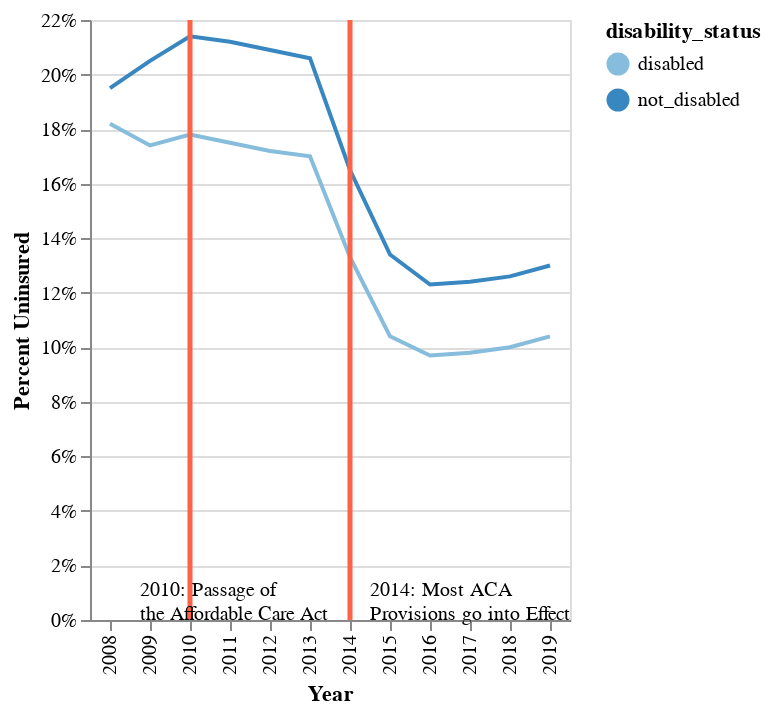

The code cell stored with this chart in its notebook:
### Code cell
#visualization 1
highlight = alt.selection_single(on = 'mouseover', fields = ['type'], nearest = True)
color_condition = alt.condition(highlight, alt.Color('type:N'), alt.value('gray'))

nearest_val = alt.selection_single(on = 'mouseover', nearest = True, fields = ['year'], empty = 'none')
opacity_condition = alt.condition(nearest_val, alt.value(1.0), alt.value(0.0))
text_condition = alt.condition(nearest_val, alt.Text('percent_new:Q'), alt.value(0.0))

aca_df = pd.DataFrame({'year': [2010]})
aca_effect_df = pd.DataFrame({'year': [2014]})

uninsured_rates = alt.Chart(all_uninsured).mark_line().encode(
    x = alt.X('year:O', axis = alt.Axis(title = 'Year')), 
    y = alt.Y('percent_new:Q', axis = alt.Axis(format = '%', title = 'Percent Uninsured')), 
    color = alt.Color('disability_status:O')
)

aca_passage = alt.Chart(aca_df).mark_rule(
    color = 'tomato', 
    size = 2.5
).encode(
    x = alt.X('year:O')
)

aca_passage_text = alt.Chart(aca_df).mark_text(
    lineBreak = r'\n',
    text = r"2010: Passage of \nthe Affordable Care Act",
    align = 'left',
    fontSize = 10, 
    dy = 135, 
    dx = -95
)

aca_effect = alt.Chart(aca_effect_df).mark_rule(
    color = 'tomato', 
    size = 2.5
).encode(
    x = alt.X('year:O')
)

aca_effect_text = alt.Chart(aca_effect_df).mark_text(
    lineBreak = r'\n',
    text = r'2014: Most ACA \nProvisions go into Effect', 
    align = 'left',
    fontSize = 10, 
    dy = 135, 
    dx = 20
)

rate_points = alt.Chart(all_uninsured).add_selection(
    nearest_val
).mark_point(
    filled = True, 
    size = 50
).encode(
    x = alt.X('year:O'), 
    y = alt.Y('percent_new:Q'), 
    opacity = opacity_condition, 
    color = alt.Color('disability_status:N')
)

rate_labels = alt.Chart(all_uninsured).mark_text(
    fontSize = 12, 
    dx = 7, 
    dy = 10, 
).encode(
    x = alt.X('year:O'), 
    y = alt.Y('percent_new:Q'), 
    text = alt.Text('percent_new:Q', format = '.1%')
).transform_filter(nearest_val)

c1 = alt.layer(uninsured_rates, aca_passage, aca_effect, aca_passage_text, aca_effect_text, rate_points, rate_labels)

c1

### Figure 1 — Vega-Lite specification as saved in the notebook (floating-point values rounded to 4 significant figures)
{"config": {"view": {"continuousWidth": 400, "continuousHeight": 300}}, "layer": [{"data": {"name": "data-a651c6455cbe54f2cc597e3398cecdd5"}, "mark": "line", "encoding": {"color": {"field": "disability_status", "type": "ordinal"}, "x": {"axis": {"title": "Year"}, "field": "year", "type": "ordinal"}, "y": {"axis": {"format": "%", "title": "Percent Uninsured"}, "field": "percent_new", "type": "quantitative"}}}, {"data": {"name": "data-962f2e8e7bcbf6a416e125be109601b9"}, "mark": {"type": "rule", "color": "tomato", "size": 2.5}, "encoding": {"x": {"field": "year", "type": "ordinal"}}}, {"data": {"name": "data-fbfe2440cea3351fbb8c5c6349791f37"}, "mark": {"type": "rule", "color": "tomato", "size": 2.5}, "encoding": {"x": {"field": "year", "type": "ordinal"}}}, {"data": {"name": "data-962f2e8e7bcbf6a416e125be109601b9"}, "mark": {"type": "text", "align": "left", "dx": -95, "dy": 135, "fontSize": 10, "lineBreak": "\\n", "text": "2010: Passage of \\nthe Affordable Care Act"}}, {"data": {"name": "data-fbfe2440cea3351fbb8c5c6349791f37"}, "mark": {"type": "text", "align": "left", "dx": 20, "dy": 135, "fontSize": 10, "lineBreak": "\\n", "text": "2014: Most ACA \\nProvisions go into Effect"}}, {"data": {"name": "data-a651c6455cbe54f2cc597e3398cecdd5"}, "mark": {"type": "point", "filled": true, "size": 50}, "encoding": {"color": {"field": "disability_status", "type": "nominal"}, "opacity": {"condition": {"value": 1.0, "selection": "selector002"}, "value": 0.0}, "x": {"field": "year", "type": "ordinal"}, "y": {"field": "percent_new", "type": "quantitative"}}, "selection": {"selector002": {"type": "single", "on": "mouseover", "nearest": true, "fields": ["year"], "empty": "none"}}}, {"data": {"name": "data-a651c6455cbe54f2cc597e3398cecdd5"}, "mark": {"type": "text", "dx": 7, "dy": 10, "fontSize": 12}, "encoding": {"text": {"field": "percent_new", "format": ".1%", "type": "quantitative"}, "x": {"field": "year", "type": "ordinal"}, "y": {"field": "percent_new", "type": "quantitative"}}, "transform": [{"filter": {"selection": "selector002"}}]}], "$schema": "https://vega.github.io/schema/vega-lite/v4.17.0.json", "datasets": {"data-a651c6455cbe54f2cc597e3398cecdd5": [{"type": "Uninsured", "Percent": "21.4", "MOE": "0.09", "Number": "34277500", "MOE.1": "153620", "Base Pop.": "160122800", "Sample Size": "1547305", "disability_status": "not_disabled", "year": 2010, "percent_new": 0.214}, {"type": "Uninsured", "Percent": "17.8", "MOE": "0.25", "Number": "3271300", "MOE.1": "50060", "Base Pop.": "18348600", "Sample Size": "182621", "disability_status": "disabled", "year": 2010, "percent_new": 0.178}, {"type": "Uninsured", "Percent": "21.2", "MOE": "0.09", "Number": "34180600", "MOE.1": "153490", "Base Pop.": "161178900", "Sample Size": "1528273", "disability_status": "not_disabled", "year": 2011, "percent_new": 0.212}, {"type": "Uninsured", "Percent": "17.5", "MOE": "0.24", "Number": "3303600", "MOE.1": "50310", "Base Pop.": "18858600", "Sample Size": "198735", "disability_status": "disabled", "year": 2011, "percent_new": 0.175}, {"type": "Uninsured", "Percent": "12.3", "MOE": "0.07", "Number": "20156800", "MOE.1": "113850", "Base Pop.": "164520200", "Sample Size": "1536835", "disability_status": "not_disabled", "year": 2016, "percent_new": 0.123}, {"type": "Uninsured", "Percent": "9.7", "MOE": "0.17", "Number": "1949800", "MOE.1": "36460", "Base Pop.": "20062500", "Sample Size": "198696", "disability_status": "disabled", "year": 2016, "percent_new": 0.097}, {"type": "Uninsured", "Percent": "12.4", "MOE": "0.07", "Number": "20587100", "MOE.1": "115010", "Base Pop.": "165987300", "Sample Size": "1556444", "disability_status": "not_disabled", "year": 2017, "percent_new": 0.124}, {"type": "Uninsured", "Percent": "9.8", "MOE": "0.18", "Number": "1933300", "MOE.1": "36300", "Base Pop.": "19637200", "Sample Size": "195644", "disability_status": "disabled", "year": 2017, "percent_new": 0.098}, {"type": "Uninsured", "Percent": "16.5", "MOE": "0.08", "Number": "27008100", "MOE.1": "130210", "Base Pop.": "163511000", "Sample Size": "1534915", "disability_status": "not_disabled", "year": 2014, "percent_new": 0.165}, {"type": "Uninsured", "Percent": "13.3", "MOE": "0.20", "Number": "2625800", "MOE.1": "42260", "Base Pop.": "19754700", "Sample Size": "200275", "disability_status": "disabled", "year": 2014, "percent_new": 0.133}, {"type": "Uninsured", "Percent": "12.6", "MOE": "0.07", "Number": "20965900", "MOE.1": "116010", "Base Pop.": "166425000", "Sample Size": "1561181", "disability_status": "not_disabled", "year": 2018, "percent_new": 0.126}, {"type": "Uninsured", "Percent": "10", "MOE": "0.18", "Number": "1929300", "MOE.1": "36270", "Base Pop.": "19338800", "Sample Size": "191849", "disability_status": "disabled", "year": 2018, "percent_new": 0.1}, {"type": "Uninsured", "Percent": "13", "MOE": "0.07", "Number": "21541200", "MOE.1": "117490", "Base Pop.": "166049800", "Sample Size": "1560321", "disability_status": "not_disabled", "year": 2019, "percent_new": 0.13}, {"type": "Uninsured", "Percent": "10.4", "MOE": "0.18", "Number": "2028100", "MOE.1": "37180", "Base Pop.": "19477300", "Sample Size": "193077", "disability_status": "disabled", "year": 2019, "percent_new": 0.104}, {"type": "Uninsured", "Percent": "13.4", "MOE": "0.07", "Number": "22049400", "MOE.1": "118680", "Base Pop.": "164707900", "Sample Size": "1540991", "disability_status": "not_disabled", "year": 2015, "percent_new": 0.134}, {"type": "Uninsured", "Percent": "10.4", "MOE": "0.18", "Number": "2046200", "MOE.1": "37340", "Base Pop.": "19703800", "Sample Size": "198395", "disability_status": "disabled", "year": 2015, "percent_new": 0.104}, {"type": "Uninsured", "Percent": "19.5", "MOE": "0.09", "Number": "30614200", "MOE.1": "154590", "Base Pop.": "157055300", "Sample Size": "1514867", "disability_status": "not_disabled", "year": 2008, "percent_new": 0.195}, {"type": "Uninsured", "Percent": "18.2", "MOE": "0.27", "Number": "3330800", "MOE.1": "53470", "Base Pop.": "18312900", "Sample Size": "178808", "disability_status": "disabled", "year": 2008, "percent_new": 0.182}, {"type": "Uninsured", "Percent": "20.9", "MOE": "0.08", "Number": "33862100", "MOE.1": "143940", "Base Pop.": "162107000", "Sample Size": "1532753", "disability_status": "not_disabled", "year": 2012, "percent_new": 0.209}, {"type": "Uninsured", "Percent": "17.2", "MOE": "0.23", "Number": "3254200", "MOE.1": "47000", "Base Pop.": "18890100", "Sample Size": "194574", "disability_status": "disabled", "year": 2012, "percent_new": 0.172}, {"type": "Uninsured", "Percent": "20.6", "MOE": "0.08", "Number": "33412100", "MOE.1": "143150", "Base Pop.": "162331700", "Sample Size": "1542890", "disability_status": "not_disabled", "year": 2013, "percent_new": 0.206}, {"type": "Uninsured", "Percent": "17", "MOE": "0.22", "Number": "3338200", "MOE.1": "47590", "Base Pop.": "19618200", "Sample Size": "199997", "disability_status": "disabled", "year": 2013, "percent_new": 0.17}, {"type": "Uninsured", "Percent": "20.5", "MOE": "0.07", "Number": "32475500", "MOE.1": "114660", "Base Pop.": "158622200", "Sample Size": "1528114", "disability_status": "not_disabled", "year": 2009, "percent_new": 0.205}, {"type": "Uninsured", "Percent": "17.4", "MOE": "0.19", "Number": "3192200", "MOE.1": "37820", "Base Pop.": "18382600", "Sample Size": "181131", "disability_status": "disabled", "year": 2009, "percent_new": 0.174}], "data-962f2e8e7bcbf6a416e125be109601b9": [{"year": 2010}], "data-fbfe2440cea3351fbb8c5c6349791f37": [{"year": 2014}]}}
